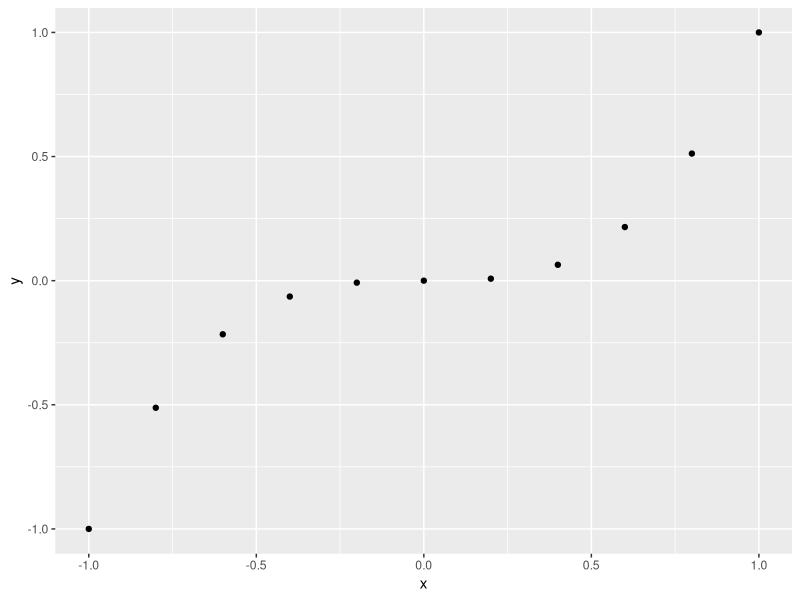
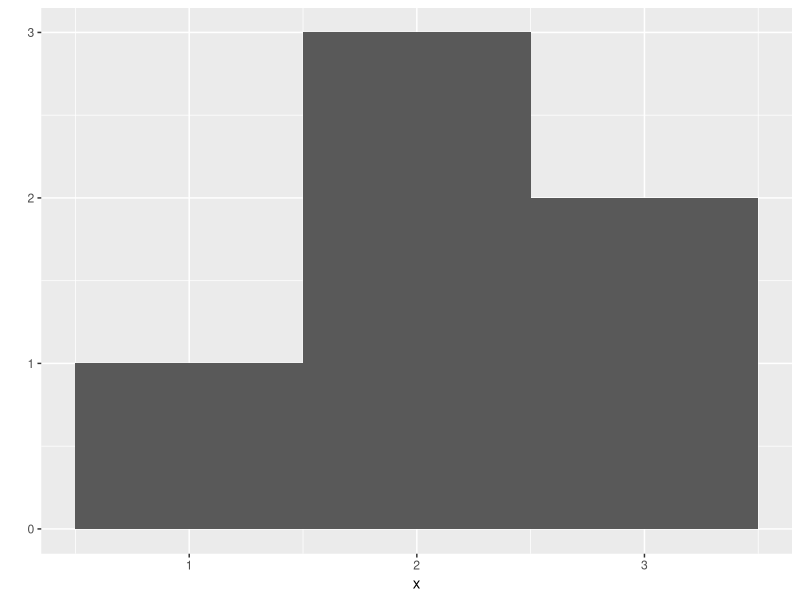
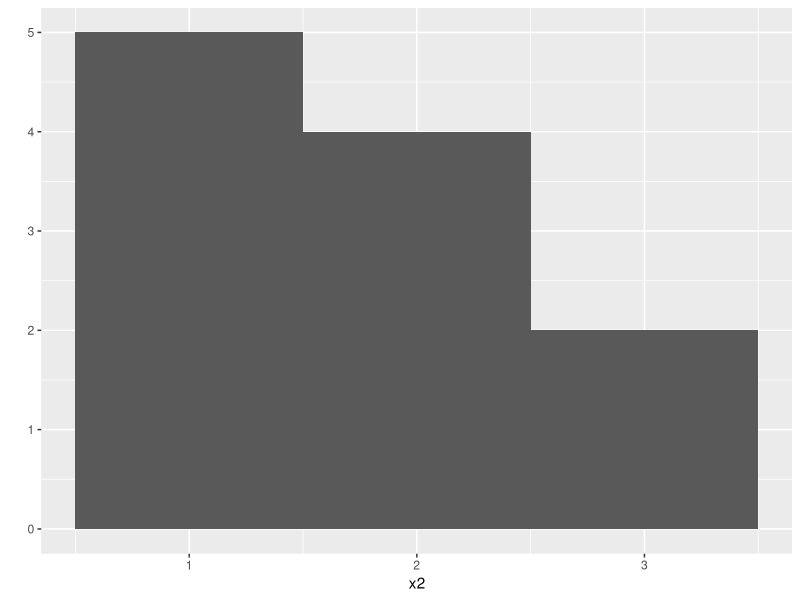
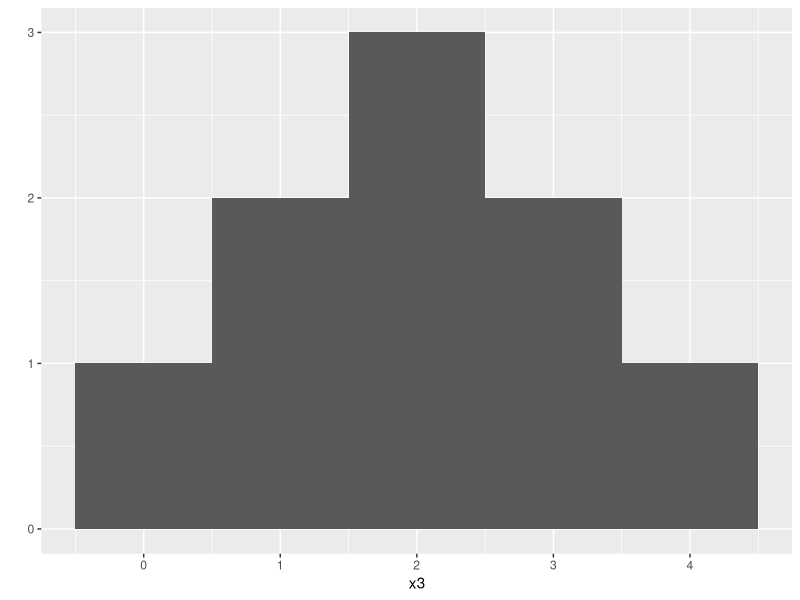
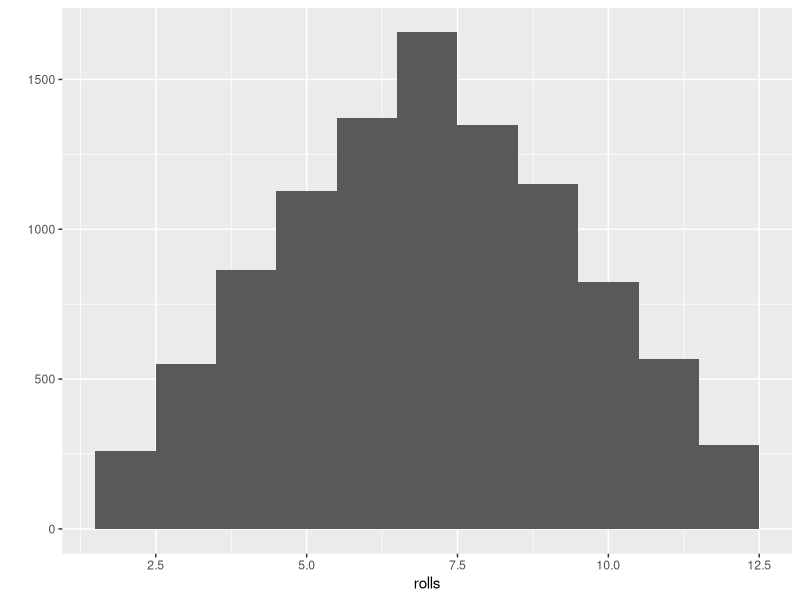
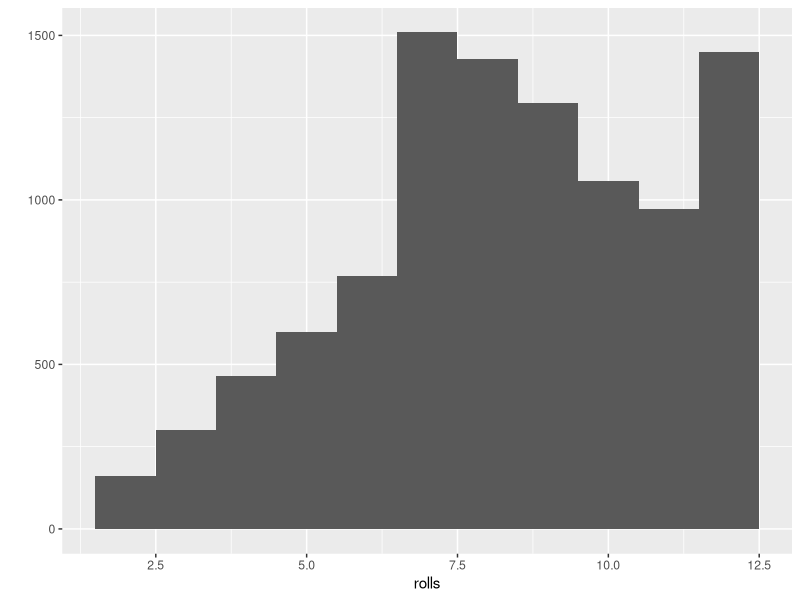

Write the R code that produced these figures, in order.
## ---- chunk 1
knitr::opts_chunk$set(echo = TRUE)
library("ggplot2")
## ---- chunk 2
qplot
## ---- chunk 3
x <- c(-1, -.8, -.6, -.4, -.2, 0, .2, .4, .6, .8, 1)
x

y <- x^3
y

qplot(x, y)
## ---- chunk 4
x <- c(1, 2, 2, 2, 3, 3)
qplot(x, binwidth = 1.0)
# binnwidth notworking correctly

x2 <- c(1, 1, 1, 1, 1, 2, 2, 2, 2, 3,3)
qplot(x2, binwidth = 1.0)
## ---- chunk 5
x3 <- c(0, 1, 1, 2, 2, 2, 3, 3, 4)
# There are going to be 5 bars 
# They will appear in betweeen each whole number
# the first bar will be 1 high, the second one will be 2 high
# the third one will b e3 high, the fourth one will be 2 high
# and the fifth on will be 1 high

qplot(x3, binwidth = 1)
## ---- chunk 6

roll <- function(bones = 1:6) {
  dice <- sample(bones, size = 2, replace = TRUE)
  sum(dice)
}
## ---- chunk 7
replicate(3, 1 + 1)

replicate(10, roll())
## ---- chunk 8
rolls <- replicate(10000, roll())
qplot(rolls, binwidth = 1)
## ---- chunk 9
roll <- function() {
  die <- 1:6
  dice <- sample(die, size = 2, replace = TRUE, 
                 prob = c(1/8, 1/8, 1/8, 1/8, 1/8, 3/8))
  sum(dice)
}
## ---- chunk 10
rolls <- replicate(10000, roll())
qplot(rolls, binwidth = 1)
